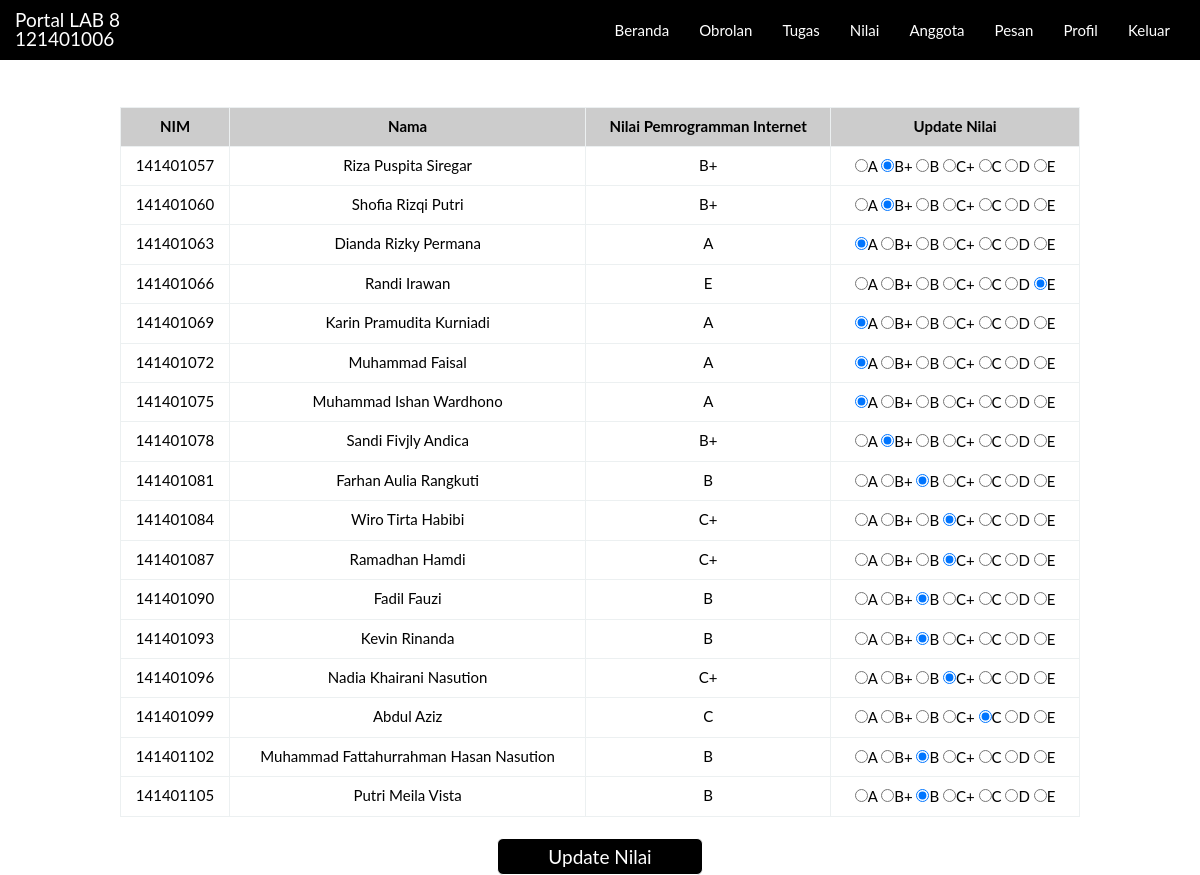
The app's page /nilai.php (signed in) with its own data.
### tables this page shows
CREATE TABLE IF NOT EXISTS `anggota` (
`id` int(5) NOT NULL,
  `NIM` varchar(10) NOT NULL,
  `Posisi` varchar(10) NOT NULL DEFAULT 'Praktikan',
  `Matkul` varchar(30) DEFAULT NULL,
  `Nama Lengkap` varchar(50) NOT NULL,
  `Nama Panggilan` varchar(20) NOT NULL,
  `Tanggal Lahir` date NOT NULL,
  `Email` varchar(30) NOT NULL,
  `Password` varchar(30) NOT NULL,
  `Foto` varchar(150) NOT NULL DEFAULT 'nofoto.jpg',
  `Notes` mediumtext NOT NULL
);

CREATE TABLE IF NOT EXISTS `nilai` (
  `NIM` varchar(9) NOT NULL,
  `Nama` varchar(30) NOT NULL,
  `Sistem Digital` varchar(2) NOT NULL,
  `Pemrogramman Internet` varchar(2) NOT NULL,
  `Algoritma & Pemrogramman` varchar(1) NOT NULL
);

### nilai.php (the view, shortened to what this page needs)
<?php
if(empty($_SESSION["admin"])){
	header('location:index.php');
} else {
	$admin = "$_SESSION[admin]";
	$pos = "$_SESSION[posisi]";
	$matkul = "$_SESSION[matkul]";
?>
<!DOCTYPE html>
<html>
<head>
    <link href="css/bootstrap.min.css" rel="stylesheet">
</head>
<body id="page-top" class="index">
	<br><br><br>
	 <nav class="navbar navbar-default navbar-fixed-top">
        <div class="container">
            <div class="navbar-header page-scroll">
                <div class="navbar-brand" style="padding: 10px 0px 10px 0px">Portal LAB 8<br><?php echo $admin ?></div>
            </div>
            <div class="collapse navbar-collapse" id="bs-example-navbar-collapse-1">
                <ul class="nav navbar-nav navbar-right menu">
                    <li class="page-scroll">
                        <a href="news.php">Beranda</a>
                    </li>
                    <li class="page-scroll">
                        <a href="chat.php#bawah">Obrolan</a>
                    </li>
					  <li class="page-scroll">
                        <a href="tugas.php">Tugas</a>
                    </li>
                    <li class="page-scroll">
                        <a href="nilai.php">Nilai</a>
                    </li>
					<li class="page-scroll">
                        <a href="anggota.php">Anggota</a>
                    </li>
                    <li class="page-scroll">
                        <a href="pesan.php">Pesan</a>
                    </li>
					<li class="page-scroll">
                        <a href="profil.php?id=<?php echo $admin ?>">Profil</a>
					</li>
					<li class="page-scroll">
                        <a href="keluar.php">Keluar</a>
					</li>
                </ul>
            </div>
        </div>
    </nav>
<?php
	if($pos == 'Asisten'){
		$query = "SELECT * FROM `anggota` WHERE Posisi='Praktikan' ORDER BY `NIM` ASC";
		$exe = mysql_query($query);
				?>
					<br><br>
					<form method="POST" action="nilai-insert.php">
					<table class="table table-bordered" width=80% align="center">
					<tr bgcolor=cccccc><th><center>NIM<th><center>Nama
					<th><center>Nilai <?php echo $matkul ?><th><center>Update Nilai
					<?php
					while($row = mysql_fetch_assoc($exe))
					{
						$nim    = $row['NIM'];
						$nama   = $row['Nama Lengkap'];
								$query1 = "SELECT * FROM `nilai` WHERE NIM=$nim  ORDER BY `NIM` ASC";
								$exe1 = mysql_query($query1);
								$row1 = mysql_fetch_assoc($exe1);
						$nilai  = $row1[$matkul];
					echo "<tr align=center><td>$nim<td>$nama<td>$nilai";?>
					<td>	<input type='radio' name='<?php echo $nim ?>' value='A'  <?php if($nilai == 'A'){ echo 'checked="checked"'; } ?> required />A
							<input type='radio' name='<?php echo $nim ?>' value='B+' <?php if($nilai == 'B+'){ echo 'checked="checked"'; } ?> required />B+
							<input type='radio' name='<?php echo $nim ?>' value='B'  <?php if($nilai == 'B'){ echo 'checked="checked"'; } ?> required />B
							<input type='radio' name='<?php echo $nim ?>' value='C+' <?php if($nilai == 'C+'){ echo 'checked="checked"'; } ?> required />C+
							<input type='radio' name='<?php echo $nim ?>' value='C'  <?php if($nilai == 'C'){ echo 'checked="checked"'; } ?> required />C
							<input type='radio' name='<?php echo $nim ?>' value='D'  <?php if($nilai == 'D'){ echo 'checked="checked"'; } ?> required />D
							<input type='radio' name='<?php echo $nim ?>' value='E'  <?php if($nilai == 'E'){ echo 'checked="checked"'; } ?> required />E
					<?php } ?>
				</table>
					<center><button type="submit" class="btn btn-success btn-lg" style="padding: 5px 50px 5px 50px">Update Nilai</button>
				</form>
				<?php
	}
} ?>
</body>
</html>

### records on screen
anggota: NIM "141401057", Nama Lengkap "Riza Puspita Siregar", nilai.Pemrogramman Internet "B+"
nilai: Pemrogramman Internet "☑"
anggota: NIM "141401060", Nama Lengkap "Shofia Rizqi Putri", nilai.Pemrogramman Internet "B+"
nilai: Pemrogramman Internet "☑"
anggota: NIM "141401063", Nama Lengkap "Dianda Rizky Permana", nilai.Pemrogramman Internet "A"
nilai: Pemrogramman Internet "☑"
anggota: NIM "141401066", Nama Lengkap "Randi Irawan", nilai.Pemrogramman Internet "E"
nilai: Pemrogramman Internet "☑"
anggota: NIM "141401069", Nama Lengkap "Karin Pramudita Kurniadi", nilai.Pemrogramman Internet "A"
nilai: Pemrogramman Internet "☑"
anggota: NIM "141401072", Nama Lengkap "Muhammad Faisal", nilai.Pemrogramman Internet "A"
nilai: Pemrogramman Internet "☑"
anggota: NIM "141401075", Nama Lengkap "Muhammad Ishan Wardhono", nilai.Pemrogramman Internet "A"
nilai: Pemrogramman Internet "☑"
anggota: NIM "141401078", Nama Lengkap "Sandi Fivjly Andica", nilai.Pemrogramman Internet "B+"
nilai: Pemrogramman Internet "☑"
anggota: NIM "141401081", Nama Lengkap "Farhan Aulia Rangkuti", nilai.Pemrogramman Internet "B"
nilai: Pemrogramman Internet "☑"
anggota: NIM "141401084", Nama Lengkap "Wiro Tirta Habibi", nilai.Pemrogramman Internet "C+"
nilai: Pemrogramman Internet "☑"
anggota: NIM "141401087", Nama Lengkap "Ramadhan Hamdi", nilai.Pemrogramman Internet "C+"
nilai: Pemrogramman Internet "☑"
anggota: NIM "141401090", Nama Lengkap "Fadil Fauzi", nilai.Pemrogramman Internet "B"
nilai: Pemrogramman Internet "☑"
anggota: NIM "141401093", Nama Lengkap "Kevin Rinanda", nilai.Pemrogramman Internet "B"
nilai: Pemrogramman Internet "☑"
anggota: NIM "141401096", Nama Lengkap "Nadia Khairani Nasution", nilai.Pemrogramman Internet "C+"
nilai: Pemrogramman Internet "☑"
anggota: NIM "141401099", Nama Lengkap "Abdul Aziz", nilai.Pemrogramman Internet "C"
nilai: Pemrogramman Internet "☑"
anggota: NIM "141401102", Nama Lengkap "Muhammad Fattahurrahman Hasan Nasution", nilai.Pemrogramman Internet "B"
nilai: Pemrogramman Internet "☑"
anggota: NIM "141401105", Nama Lengkap "Putri Meila Vista", nilai.Pemrogramman Internet "B"
nilai: Pemrogramman Internet "☑"

### other values on screen
$admin "121401006"
$matkul "Pemrogramman Internet"
